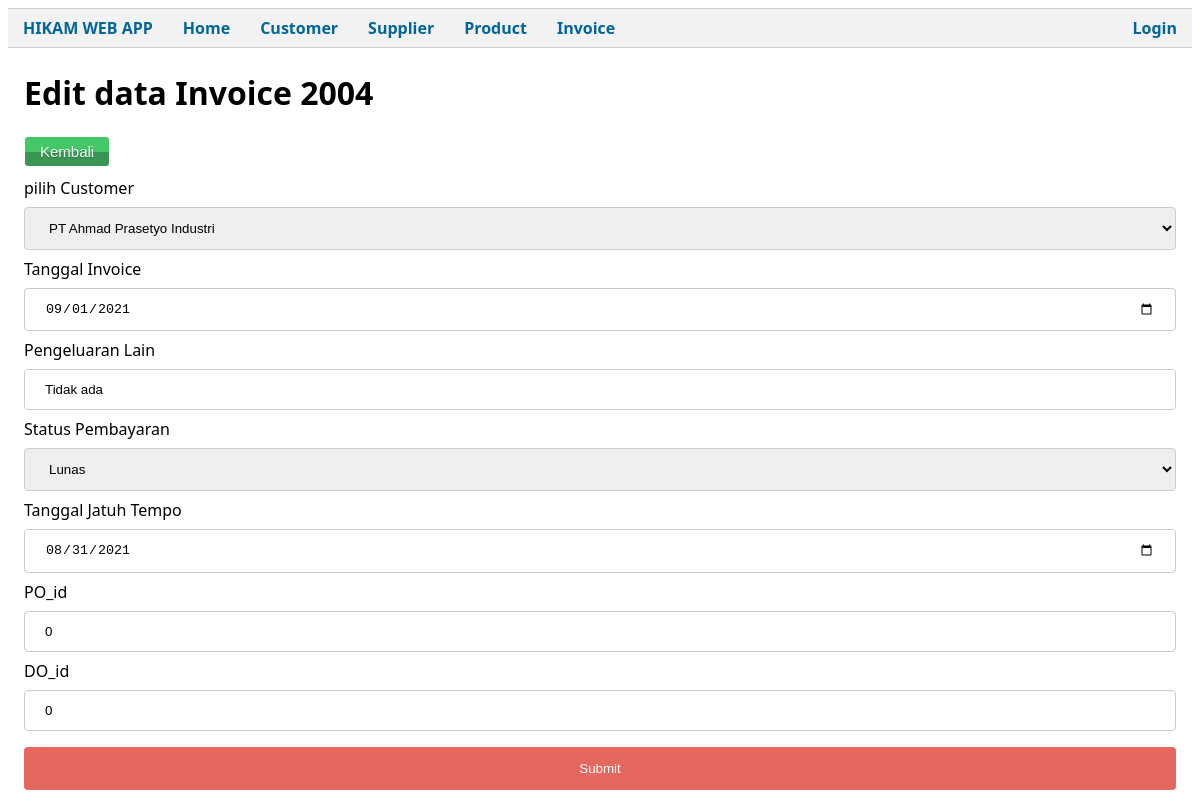
Page /public/Invoice/editPage/2004 on the committed database.
### tables this page shows
CREATE TABLE `invoice` (
  `invoice_id` int(11) NOT NULL,
  `customer_name` varchar(255) DEFAULT NULL,
  `invoice_date` date DEFAULT NULL,
  `other_expenses` varchar(255) DEFAULT NULL,
  `status_pembayaran` varchar(12) DEFAULT NULL,
  `due_date` date DEFAULT NULL,
  `PO_id` int(11) DEFAULT NULL,
  `DO_id` int(11) DEFAULT NULL
);

### app/core/Controller.php (called while the page is built, shortened)
<?php
class Controller
{
    public function view($view, $data = [])
    {
        require_once('../app/views/' . $view . '.php');
    }
    public function model($model)
    {
        return new $model;
    }
}

### app/controllers/Invoice.php (called while the page is built, shortened)
<?php
class Invoice extends Controller
{
    public function editPage($invoice_id)
    {
        $data['judul'] = "Edit data Invoice ";
        $data['cust'] = $this->model('Customer_model')->getAllCustomer();
        $data['invc'] = $this->model('Invoice_model')->getInvoiceById($invoice_id);
        $this->view('Invoice/editPage', $data);
    }
}

### app/core/App.php (called while the page is built, shortened)
<?php
class App
{
    protected $method = 'index';
    protected $params = [];
    public function __construct()
    {
        $url = $this->parseURL();
        if (isset($url[0])) {
            if (file_exists('../app/controllers/' . $url[0] . '.php')) {
                unset($url[0]);
            }
        }
        $this->controller = new $this->controller;
        if (isset($url[1])) {
            if (method_exists($this->controller, $url[1])) {
                $this->method = $url[1];
                unset($url[1]);
            }
        }
        if (!empty($url)) {
            $this->params = array_values($url);
        }
        call_user_func_array([$this->controller, $this->method], $this->params);
    }
    public function parseURL()
    {
        if (isset($_GET['url'])) {
            $url = rtrim($_GET['url'], '/');
            $url = filter_var($url, FILTER_SANITIZE_URL);
            $url = explode('/', $url);
            return $url;
        }
    }
}

### public/index.php (called while the page is built, shortened)
<?php
$app = new App;

### app/core/Database.php (called while the page is built, shortened)
<?php
class Database
{
    private $host = DB_HOST;
    private $db_name = DB_NAME;
    private $user = DB_USER;
    private $pass = DB_PASS;
    private $dbh;
    private $stmt;
    public function __construct()
    {
        $dsn =  'mysql:host=' . $this->host . ';dbname=' . $this->db_name;
        $option = [
            PDO::ATTR_PERSISTENT => true,
            PDO::ATTR_ERRMODE => PDO::ERRMODE_EXCEPTION
        ];
        try {
            $this->dbh = new PDO($dsn, $this->user, $this->pass, $option);
        } catch (PDOException $e) {
            die($e->getMessage());
        }
    }
    public function query($query)
    {
        $this->stmt = $this->dbh->prepare($query);
    }
    public function execute()
    {
        $this->stmt->execute();
    }
    public function resultSet()
    {
        $this->execute();
        return $this->stmt->fetchAll(PDO::FETCH_ASSOC);
    }
    public function single()
    {
        $this->execute();
        return $this->stmt->fetch(PDO::FETCH_ASSOC);
    }
}

### app/models/Invoice_model.php (called while the page is built, shortened)
<?php
class Invoice_model
{
    private $table = "invoice";
    private $db;
    public function __construct()
    {
        $this->db = new Database;
    }
    public function getInvoiceById($invoice_id)
    {
        $this->db->query('SELECT * FROM ' . $this->table .
            ' WHERE invoice_id LIKE ' . $invoice_id);
        return $this->db->single();
    }
}

### app/models/Customer_model.php (called while the page is built, shortened)
<?php
class Customer_model
{
    private $table = "customer";
    private $db;
    public function __construct()
    {
        $this->db = new Database;
    }
    public function getAllCustomer()
    {
        $this->db->query('SELECT * FROM ' . $this->table);
        return $this->db->resultSet();
    }
}

### app/views/invoice/editPage.php (the view, shortened to what this page needs)
<div class="container">
    <h1>Edit data Invoice <?= $data['invc']['invoice_id']; ?></h1>
    <a class="editButton" href="<?= BASEURL; ?>/Invoice">Kembali</a>
    <form action="<?= BASEURL; ?>/Invoice/edit" method="post">
        <label for="customer_name">pilih Customer</label>
        <select name="customer_name" id="customer_name">
            <?php foreach ($data['cust'] as $cust) : ?>
                <option value="<?= $cust['customer_name']; ?>"> <?= $cust['customer_name']; ?></option>
            <?php endforeach; ?>
        </select>
        <label for="invoice_date">Tanggal Invoice</label>
        <input type="date" id="invoice_date" name="invoice_date" autocomplete="off" value="<?= $data['invc']['invoice_date']; ?>">
        <label for="other_expenses">Pengeluaran Lain</label>
        <input type="text" id="other_expenses" name="other_expenses" autocomplete="off" value="<?= $data['invc']['other_expenses']; ?>">
        <label for="status_pembayaran">Status Pembayaran</label>
        <select name="status_pembayaran" id="status_pembayaran" autocomplete="off">
            <option value="Lunas">Lunas</option>
        </select>
        <label for="due_date">Tanggal Jatuh Tempo</label>
        <br><input type="date" id="due_date" name="due_date" autocomplete="off" value="<?= $data['invc']['due_date']; ?>">
        <br><label for="PO_id">PO_id</label>
        <input type="text" id="PO_id" name="PO_id" autocomplete="off" value="<?= $data['invc']['PO_id']; ?>">
        <label for="DO_id">DO_id</label>
        <input type="text" id="DO_id" name="DO_id" autocomplete="off" value="<?= $data['invc']['DO_id']; ?>">
        <input type="submit" value="Submit">
    </form>
</div>

### public/css/style.css (style rules this page uses)
body { font-family: "Segoe UI", Tahoma, Geneva, Verdana, sans-serif; background-color: #fff; }
.container { padding: 2px 16px; content: ""; display: table; clear: both; }
.editButton { margin-bottom: 10px; box-shadow: inset 0px 39px 0px -24px #44c767; background-color: #399652; border-radius: 4px; border: 1px solid #ffffff; display: inline-block; cursor: pointer; color: #ffffff; font-family: Arial; font-size: 15px; padding: 6px 15px; text-decoration: none; text-shadow: 0px 1px 0px #2d7e42; }
input[type="text"], select { width: 100%; padding: 12px 20px; margin: 8px 0; display: inline-block; border: 1px solid #ccc; border-radius: 4px; box-sizing: border-box; }
input[type="email"], select { width: 100%; padding: 12px 20px; margin: 8px 0; display: inline-block; border: 1px solid #ccc; border-radius: 4px; box-sizing: border-box; }
input[type="date"], select { width: 100%; padding: 12px 20px; margin: 8px 0; display: inline-block; border: 1px solid #ccc; border-radius: 4px; box-sizing: border-box; }
input[type="number"], select { width: 100%; padding: 12px 20px; margin: 8px 0; display: inline-block; border: 1px solid #ccc; border-radius: 4px; box-sizing: border-box; -moz-appearance: textfield; }
input[type="submit"] { width: 100%; background-color: #e4685d; color: white; padding: 14px 20px; margin: 8px 0; border: none; border-radius: 4px; cursor: pointer; }

### rows in the picture
invoice: invoice_id "2004", invoice_date "09/01/2021", other_expenses "Tidak ada", due_date "08/31/2021", PO_id "0", DO_id "0"

### other values in the picture
form field customer_name "PT Ahmad Prasetyo Industri"
